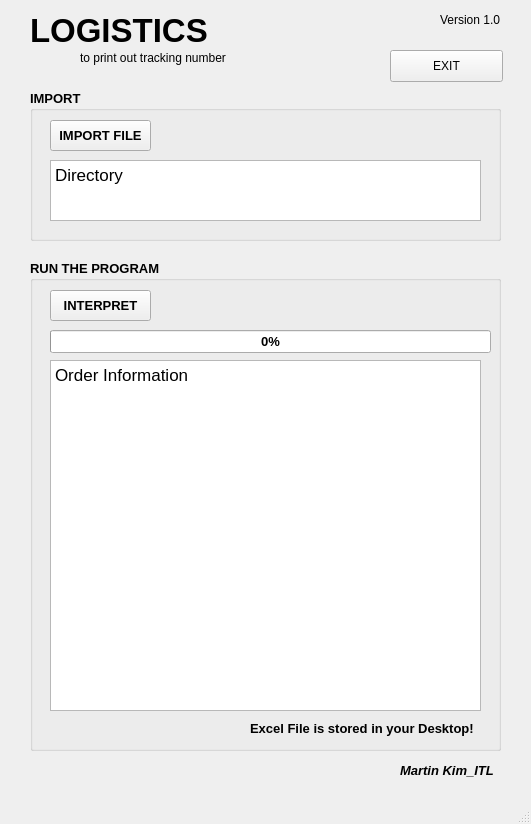
<?xml version="1.0" encoding="UTF-8"?>
<ui version="4.0">
 <class>MainWindow</class>
 <widget class="QMainWindow" name="MainWindow">
  <property name="geometry">
   <rect>
    <x>0</x>
    <y>0</y>
    <width>531</width>
    <height>824</height>
   </rect>
  </property>
  <property name="windowTitle">
   <string>MainWindow</string>
  </property>
  <widget class="QWidget" name="centralwidget">
   <widget class="QLabel" name="label">
    <property name="geometry">
     <rect>
      <x>30</x>
      <y>10</y>
      <width>191</width>
      <height>41</height>
     </rect>
    </property>
    <property name="font">
     <font>
      <pointsize>25</pointsize>
      <weight>75</weight>
      <bold>true</bold>
     </font>
    </property>
    <property name="text">
     <string>LOGISTICS</string>
    </property>
   </widget>
   <widget class="QLabel" name="label_2">
    <property name="geometry">
     <rect>
      <x>80</x>
      <y>50</y>
      <width>171</width>
      <height>16</height>
     </rect>
    </property>
    <property name="text">
     <string>to print out tracking number</string>
    </property>
   </widget>
   <widget class="QLabel" name="label_3">
    <property name="geometry">
     <rect>
      <x>440</x>
      <y>10</y>
      <width>61</width>
      <height>20</height>
     </rect>
    </property>
    <property name="text">
     <string>Version 1.0</string>
    </property>
   </widget>
   <widget class="QLabel" name="label_4">
    <property name="geometry">
     <rect>
      <x>400</x>
      <y>760</y>
      <width>101</width>
      <height>20</height>
     </rect>
    </property>
    <property name="font">
     <font>
      <pointsize>10</pointsize>
      <weight>75</weight>
      <italic>true</italic>
      <bold>true</bold>
      <strikeout>false</strikeout>
      <kerning>true</kerning>
     </font>
    </property>
    <property name="text">
     <string>Martin Kim_ITL</string>
    </property>
   </widget>
   <widget class="QGroupBox" name="groupBox">
    <property name="geometry">
     <rect>
      <x>30</x>
      <y>90</y>
      <width>471</width>
      <height>151</height>
     </rect>
    </property>
    <property name="font">
     <font>
      <pointsize>10</pointsize>
      <weight>75</weight>
      <bold>true</bold>
     </font>
    </property>
    <property name="title">
     <string>IMPORT</string>
    </property>
    <widget class="QPushButton" name="btn_import">
     <property name="geometry">
      <rect>
       <x>20</x>
       <y>30</y>
       <width>101</width>
       <height>31</height>
      </rect>
     </property>
     <property name="text">
      <string>IMPORT FILE</string>
     </property>
    </widget>
    <widget class="QTextEdit" name="tb_import_directory">
     <property name="geometry">
      <rect>
       <x>20</x>
       <y>70</y>
       <width>431</width>
       <height>61</height>
      </rect>
     </property>
     <property name="html">
      <string>&lt;!DOCTYPE HTML PUBLIC &quot;-//W3C//DTD HTML 4.0//EN&quot; &quot;http://www.w3.org/TR/REC-html40/strict.dtd&quot;&gt;
&lt;html&gt;&lt;head&gt;&lt;meta name=&quot;qrichtext&quot; content=&quot;1&quot; /&gt;&lt;style type=&quot;text/css&quot;&gt;
p, li { white-space: pre-wrap; }
&lt;/style&gt;&lt;/head&gt;&lt;body style=&quot; font-family:'MS Shell Dlg 2'; font-size:10pt; font-weight:600; font-style:normal;&quot;&gt;
&lt;p style=&quot; margin-top:0px; margin-bottom:0px; margin-left:0px; margin-right:0px; -qt-block-indent:0; text-indent:0px;&quot;&gt;&lt;span style=&quot; font-family:'.SF NS Text'; font-size:13pt; font-weight:400;&quot;&gt;Directory&lt;/span&gt;&lt;/p&gt;&lt;/body&gt;&lt;/html&gt;</string>
     </property>
    </widget>
   </widget>
   <widget class="QGroupBox" name="groupBox_2">
    <property name="geometry">
     <rect>
      <x>30</x>
      <y>260</y>
      <width>471</width>
      <height>491</height>
     </rect>
    </property>
    <property name="font">
     <font>
      <pointsize>10</pointsize>
      <weight>75</weight>
      <bold>true</bold>
     </font>
    </property>
    <property name="title">
     <string>RUN THE PROGRAM</string>
    </property>
    <widget class="QProgressBar" name="pb_status">
     <property name="geometry">
      <rect>
       <x>20</x>
       <y>70</y>
       <width>441</width>
       <height>23</height>
      </rect>
     </property>
     <property name="value">
      <number>0</number>
     </property>
    </widget>
    <widget class="QPushButton" name="btn_interpret">
     <property name="geometry">
      <rect>
       <x>20</x>
       <y>30</y>
       <width>101</width>
       <height>31</height>
      </rect>
     </property>
     <property name="text">
      <string>INTERPRET</string>
     </property>
    </widget>
    <widget class="QLabel" name="lb_storage_info">
     <property name="geometry">
      <rect>
       <x>220</x>
       <y>460</y>
       <width>231</width>
       <height>16</height>
      </rect>
     </property>
     <property name="text">
      <string>Excel File is stored in your Desktop!</string>
     </property>
    </widget>
    <widget class="QTextEdit" name="tb_order_info">
     <property name="geometry">
      <rect>
       <x>20</x>
       <y>100</y>
       <width>431</width>
       <height>351</height>
      </rect>
     </property>
     <property name="html">
      <string>&lt;!DOCTYPE HTML PUBLIC &quot;-//W3C//DTD HTML 4.0//EN&quot; &quot;http://www.w3.org/TR/REC-html40/strict.dtd&quot;&gt;
&lt;html&gt;&lt;head&gt;&lt;meta name=&quot;qrichtext&quot; content=&quot;1&quot; /&gt;&lt;style type=&quot;text/css&quot;&gt;
p, li { white-space: pre-wrap; }
&lt;/style&gt;&lt;/head&gt;&lt;body style=&quot; font-family:'MS Shell Dlg 2'; font-size:10pt; font-weight:600; font-style:normal;&quot;&gt;
&lt;p style=&quot; margin-top:0px; margin-bottom:0px; margin-left:0px; margin-right:0px; -qt-block-indent:0; text-indent:0px;&quot;&gt;&lt;span style=&quot; font-family:'.SF NS Text'; font-size:13pt; font-weight:400;&quot;&gt;Order Information&lt;/span&gt;&lt;/p&gt;&lt;/body&gt;&lt;/html&gt;</string>
     </property>
    </widget>
   </widget>
   <widget class="QPushButton" name="btn_exit">
    <property name="geometry">
     <rect>
      <x>390</x>
      <y>50</y>
      <width>113</width>
      <height>32</height>
     </rect>
    </property>
    <property name="text">
     <string>EXIT</string>
    </property>
   </widget>
  </widget>
  <widget class="QMenuBar" name="menubar">
   <property name="geometry">
    <rect>
     <x>0</x>
     <y>0</y>
     <width>531</width>
     <height>21</height>
    </rect>
   </property>
  </widget>
  <widget class="QStatusBar" name="statusbar"/>
 </widget>
 <resources/>
 <connections/>
</ui>
